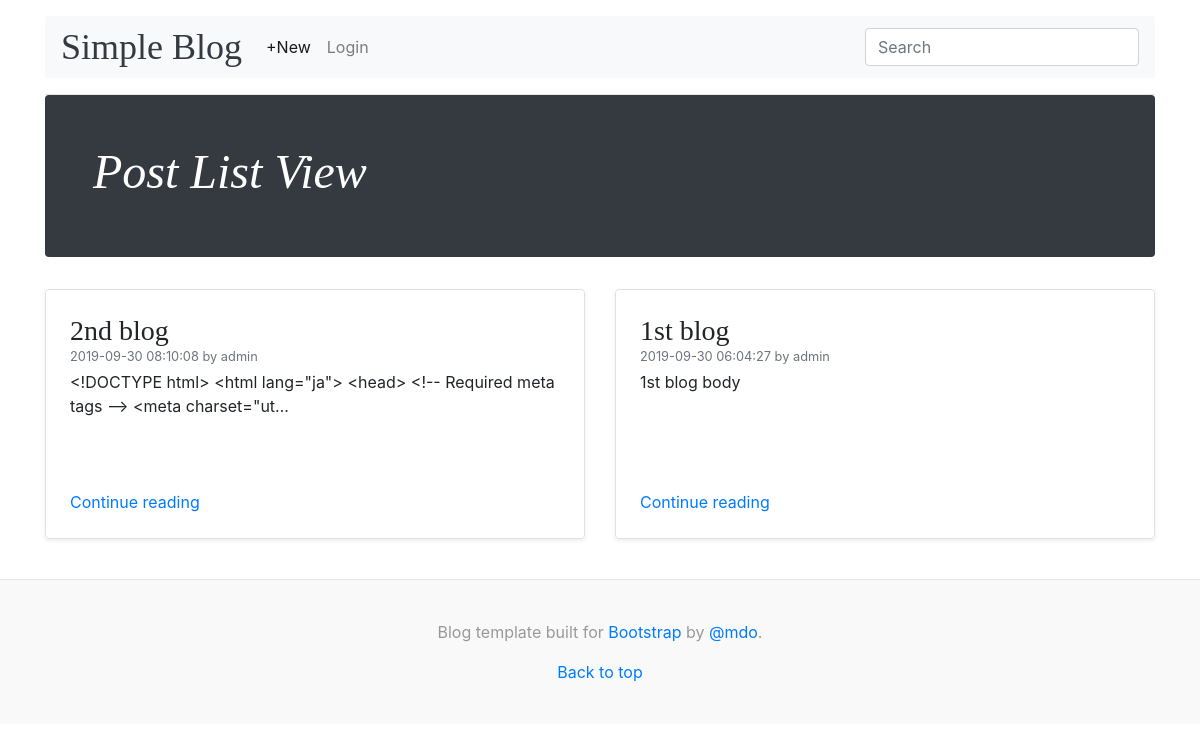
/blog/list/, run on an earlier commit of the app's database.
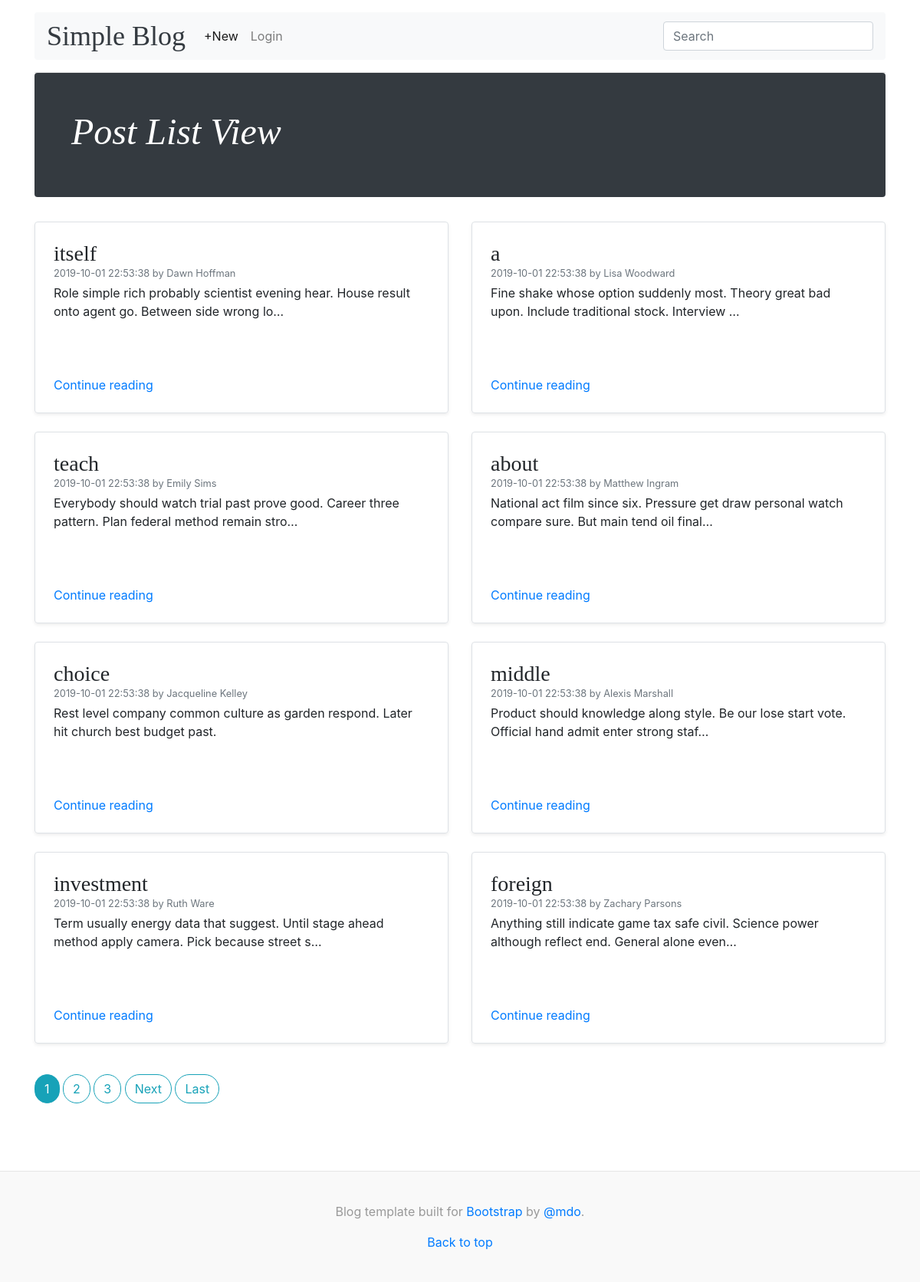
And on a later commit of the database.
### blog/models.py (models this page shows, shortened)
class Post(models.Model):
    title       = models.CharField(max_length=225)
    body        = models.TextField()
    create_at   = models.DateTimeField(auto_now_add=True)
    update_at   = models.DateTimeField(auto_now=True)
    author      = models.ForeignKey(get_user_model(), on_delete=models.CASCADE)
    class Meta:
        ordering = ['-create_at']
    def get_create_at(self):
        return self.create_at.strftime('%Y-%m-%d %H:%M:%S')
    def is_current(self):
        now = timezone.now()
        passed_date = now - timezone.timedelta(days=3)
        return self.create_at > passed_date

### blog/views.py (the view, shortened to what this page needs)
# urls.py: path('list/', views.PostListView.as_view(), name='post_list'),
class PostListView(ListView):
    model = Post
    paginate_by = 8
    def get_context_data(self, *args, **kwargs):
        context = super().get_context_data(*args, **kwargs)
        search_value = ''
        if 'search_value' in self.request.session:
            search_value = self.request.session['search_value']
        context['search_value'] = search_value
        return context
    def get_queryset(self):
        queryset = super(PostListView, self).get_queryset()
        if 'search_value' in self.request.session:
            keyword = self.request.session['search_value'].split(' ')
            for key in keyword:
                queryset = queryset.filter(Q(title__icontains=key) | Q(body__icontains=key))
        return queryset

### templates/blog/post_list.html (shortened to what this page needs)
{% extends 'blog/base.html' %}
{% block content_title %}Post List View{% endblock%}
{% block inner_content %}
  <div class="row mb-2">
    {% for post in object_list %}
    <div class="col-md-6">
      <div class="row no-gutters border rounded overflow-hidden flex-md-row mb-4 shadow-sm h-md-250 position-relative">
        <div class="col p-4 d-flex flex-column position-static">
          <h3 class="mb-0">{{ post.title }}</h3>
          <div class="mb-1 text-muted small">{{ post.get_create_at }} by {{ post.author }}</div>
          <p class="card-text mb-auto">{{ post.body|truncatechars:100 }}</p>
          <a href="{% url 'post_detail' post.id %}" class="stretched-link">Continue reading</a>
        </div>
      </div>
    </div>
    {% endfor %}
  </div>
  {% if is_paginated %}
    <nav class="blog-pagination mt-3">
    {% for num in page_obj.paginator.page_range %}
      {% if page_obj.number == num %}
        <a class="btn btn-info mb-4" href="?page={{ num }}">{{ num }}</a>
      {% elif num > page_obj.number|add:'-3' and num < page_obj.number|add:'3' %}
        <a class="btn btn-outline-info mb-4" href="?page={{ num }}">{{ num }}</a>
      {% endif %}
    {% endfor %}
    {% if page_obj.has_next %}
      <a class="btn btn-outline-info mb-4" href="?page={{ page_obj.next_page_number }}">Next</a>
      <a class="btn btn-outline-info mb-4" href="?page={{ page_obj.paginator.num_pages }}">Last</a>
    {% endif %}
    </nav>
  {% endif %}
{% endblock inner_content %}

### templates/blog/base.html (shortened to what this page needs)
{% extends 'base.html' %}
{% load static %}
{% block extrastyle %}
  <link rel="stylesheet" type="text/css" href="{% static 'blog/css/blog.css' %}">
{% endblock %}
{% block header %}
  <div class="container">
    <header class="blog-header py-3">
      <nav class="navbar navbar-expand-lg navbar-light bg-light rounded">
        <a class="navbar-brand blog-header-logo text-dark" href="{% url 'post_list' %}">Simple Blog</a>
        <div class="collapse navbar-collapse" id="navbarsExample09">
          <ul class="navbar-nav mr-auto">
            <li class="nav-item active">
              <a class="nav-link" href="{% url 'post_create' %}">+New</a>
            </li>
            <li class="nav-item">
            {% if user.is_authenticated %}
              <a class="nav-link" href="{% url 'logout' %}">Logout</a>
            {% else %}
              <a class="nav-link" href="{% url 'login' %}">Login</a>
            {% endif %}
            </li>
          </ul>
          <form class="form-inline my-2 my-md-0" action="{% url 'post_list' %}" method="post">
            <input class="form-control" type="text" placeholder="Search" aria-label="Search" name="search" value="{{ request.session.search_value }}">
          </form>
        </div>
      </nav>
    </header>
  </div>
{% endblock header %}
{% block content %}
  <div class="container">
    <div class="jumbotron p-4 p-md-5 text-white rounded bg-dark">
      <div class="col-md-6 px-0">
        <h1 class="display-4 font-italic">{% block content_title %}{% endblock%}</h1>
      </div>
    </div>
    {% block inner_content %}{% endblock inner_content %}
  </div>
{% endblock content %}
{% block footer %}
  <footer class="blog-footer mt-3">
    <p>Blog template built for <a href="https://getbootstrap.com/">Bootstrap</a> by <a href="https://twitter.com/mdo">@mdo</a>.</p>
    <p>
      <a href="#">Back to top</a>
    </p>
  </footer>
{% endblock footer %}

### templates/base.html (shortened to what this page needs)
{% load static %}
<!DOCTYPE html>
<html lang="ja">
  <head>
    <link rel="stylesheet" href="https://stackpath.bootstrapcdn.com/bootstrap/4.3.1/css/bootstrap.min.css">
    {% block extrastyle %}{% endblock %}
  </head>
  <body>
    {% block header %}{% endblock %}
    {% block content %}{% endblock %}
    {% block footer %}{% endblock %}
  </body>
</html>

### static/blog/css/blog.css (style rules this page uses)
body { word-wrap:break-word; }
.blog-header { line-height: 1; border-bottom: 1px solid #e5e5e5; }
.blog-header-logo { font-family: "Playfair Display", Georgia, "Times New Roman", serif; font-size: 2.25rem; }
h1, h2, h3, h4, h5, h6 { font-family: "Playfair Display", Georgia, "Times New Roman", serif; }
.display-4 { font-size: 2.5rem; }
@media (min-width: 768px) { .display-4 { font-size: 3rem; } }
@media (min-width: 768px) { .h-md-250 { height: 250px; } }
.blog-pagination { margin-bottom: 4rem; }
.blog-pagination > .btn { border-radius: 2rem; }
.blog-footer { padding: 2.5rem 0; color: #999; text-align: center; background-color: #f9f9f9; border-top: .05rem solid #e5e5e5; }
.blog-footer p:last-child { margin-bottom: 0; }

What changed in the data, as far as the page shows it:
removed Post: title "2nd blog", get_create_at "2019-09-30 08:10:08", author "admin", body "<!DOCTYPE html> <html lang=\"ja\"> <head> <!-- Required meta tags --> <meta charset=\"ut…"
removed Post: title "1st blog", get_create_at "2019-09-30 06:04:27", author "admin", body "1st blog body"
added Post: title "itself", get_create_at "2019-10-01 22:53:38", author "Dawn Hoffman", body "Role simple rich probably scientist evening hear. House result onto agent go. Between side wrong lo…"
added Post: title "a", get_create_at "2019-10-01 22:53:38", author "Lisa Woodward", body "Fine shake whose option suddenly most. Theory great bad upon. Include traditional stock. Interview …"
added Post: title "teach", get_create_at "2019-10-01 22:53:38", author "Emily Sims", body "Everybody should watch trial past prove good. Career three pattern. Plan federal method remain stro…"
added Post: title "about", get_create_at "2019-10-01 22:53:38", author "Matthew Ingram", body "National act film since six. Pressure get draw personal watch compare sure. But main tend oil final…"
added Post: title "choice", get_create_at "2019-10-01 22:53:38", author "Jacqueline Kelley", body "Rest level company common culture as garden respond. Later hit church best budget past."
added Post: title "middle", get_create_at "2019-10-01 22:53:38", author "Alexis Marshall", body "Product should knowledge along style. Be our lose start vote. Official hand admit enter strong staf…"
added Post: title "investment", get_create_at "2019-10-01 22:53:38", author "Ruth Ware", body "Term usually energy data that suggest. Until stage ahead method apply camera. Pick because street s…"
added Post: title "foreign", get_create_at "2019-10-01 22:53:38", author "Zachary Parsons", body "Anything still indicate game tax safe civil. Science power although reflect end. General alone even…"
Also different on the page:
new list line: "1"
new list line: "2"
new list line: "3"
text now shown: "Next Last"
